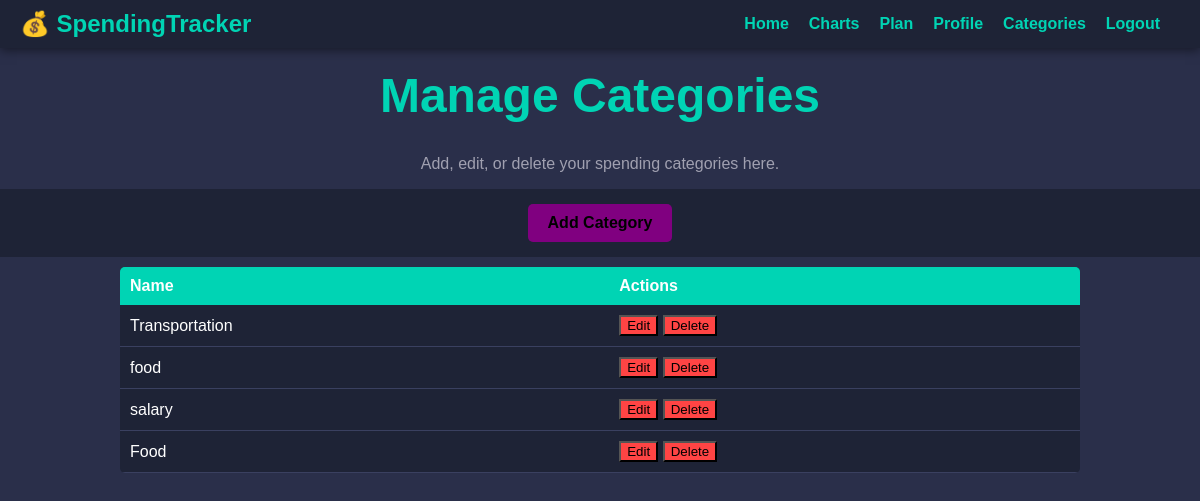
Page /categories/ (signed in) on the earlier database version.
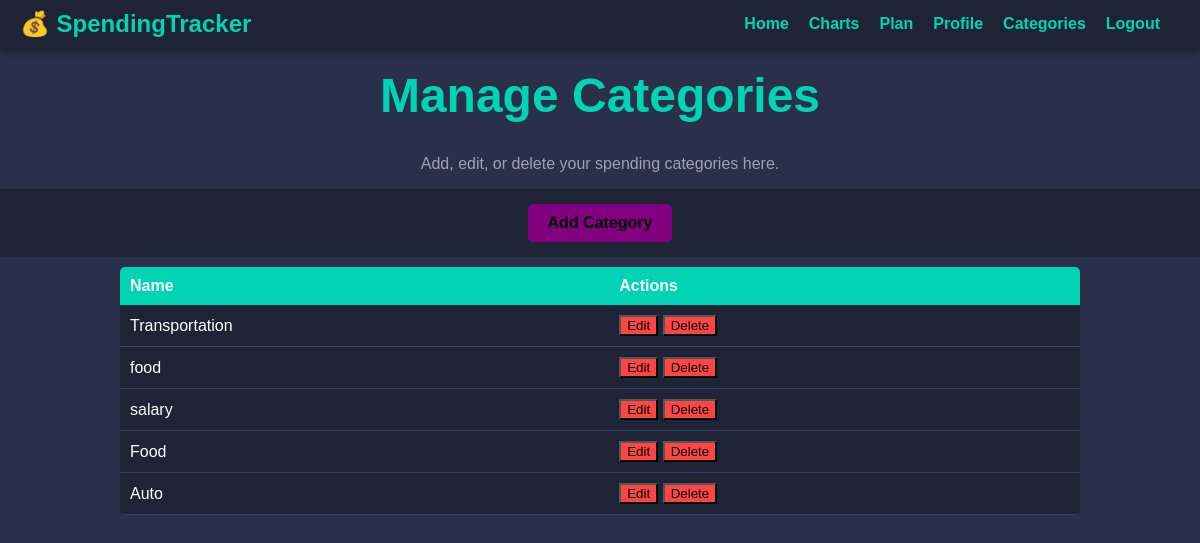
Same page on the later database version.
### spending_tracker_app/models.py (models this page shows, shortened)
class Category(models.Model):
    name = models.CharField(max_length=100, unique=True)
    user = models.ForeignKey(User, on_delete=models.CASCADE)  # Add this line to associate categories with users

### spending_tracker_app/views.py (the view)
# urls.py: path('categories/', views.categories, name='categories'),
@login_required
def categories(request):
    categories = Category.objects.filter(user=request.user)
    context = {'categories': categories}
    return render(request, 'categories.html', context)

### spending_tracker_app/templates/categories.html (shortened to what this page needs)
{% extends 'base.html' %}
{% load static %}
{% block content %}
<h1>Manage Categories</h1>
<p>Add, edit, or delete your spending categories here.</p>
<div class="action-buttons">
    <button class="add-category-btn" style="background-color: purple;" onclick="openCategoryForm()">Add Category</button>
</div>
<table id="categoryTable">
    <thead>
    <tr style="background-color: teal;">
        <th>Name</th>
        <th>Actions</th>
    </tr>
    </thead>
    <tbody>
    {% for cat in categories %}
    <tr>
        <td>{{ cat.name }}</td>
        <td>
            <button onclick="editCategory({{ cat.id }}, '{{ cat.name }}')" style="background-color: #ff4444;">Edit</button>
            <button onclick="confirmDeleteCategory({{ cat.id }})" style="background-color: #ff4444;">Delete</button>
        </td>
    </tr>
    {% endfor %}
    </tbody>
</table>
{% endblock %}

Differences in the rows shown:
added Category: name "Auto"
